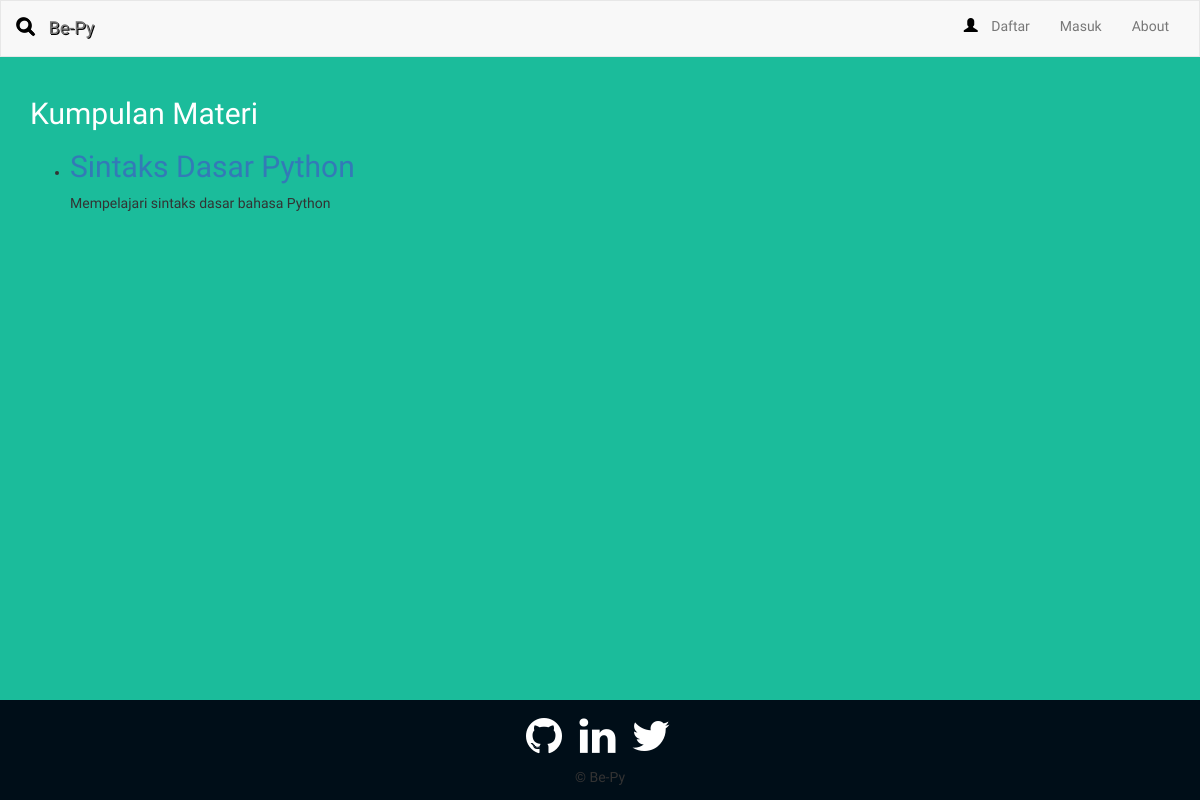
The page /learning/bab/bab-1/ on the database as committed earlier.
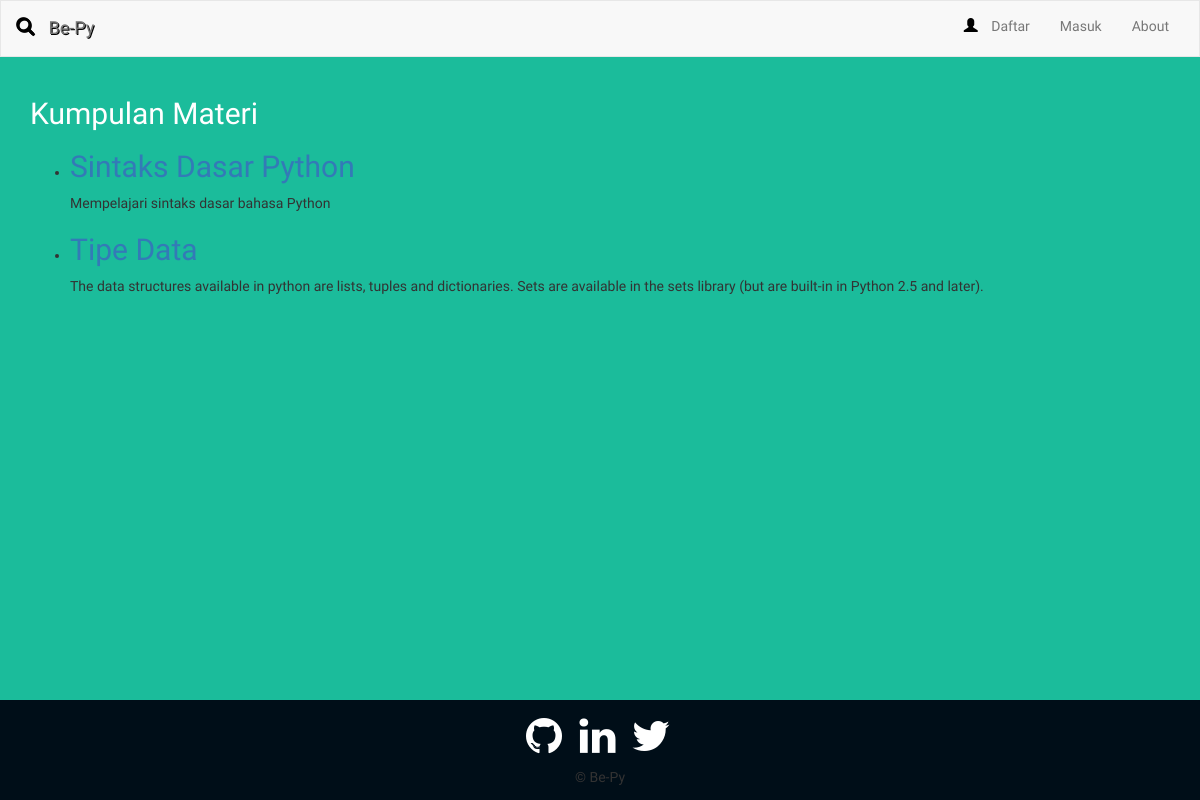
The same page on the database as committed later.
### learning/models.py (models this page shows, shortened)
class Materi(models.Model):
    bab = models.ForeignKey(Bab, related_name="materi")
    judul_materi = models.CharField(max_length=128)
    deskripsi = models.TextField(null=True)
    views = models.IntegerField(default=0)
    slug = models.SlugField(unique=True)

### learning/views.py (the view)
# urls.py: url(r'^bab/(?P<bab_slug>[\w\-]+)/$', views.list_materi, name='materi'),
def list_materi(request, bab_slug):
    bab = Bab.objects.get(slug=bab_slug)
    materi_list = Materi.objects.filter(bab=bab)
    context_dict={"materi":materi_list}
    return render(request, 'learning/materi.html', context_dict)

### templates/learning/materi.html (shortened to what this page needs)
{% extends 'learning/base.html' %}
{% load staticfiles %}
{% block body_block %}
    <h1>Kumpulan Materi</h1>
{% if materi %}
            <ul>
                {% for m in materi %}
                <li>
                    <h2><a href="/learning/bab/{{m.bab.slug}}/materi/{{ m.slug }}/">{{ m.judul_materi }}</a></h2>
		<p> {{ m.deskripsi|safe }} 	</p>
               </li>
              {% endfor %}
            </ul>
        {% else %}
            <strong>Tidak ada materi yang tersedia.</strong>
        {% endif %}
{% endblock %}

Rows that differ between the two databases and show on the page:
added Materi: judul_materi "Tipe Data", deskripsi "The data structures available in python are lists, tuples and dictionaries. Sets are available in the sets library (but are built-in in Python 2.5 and later)."
